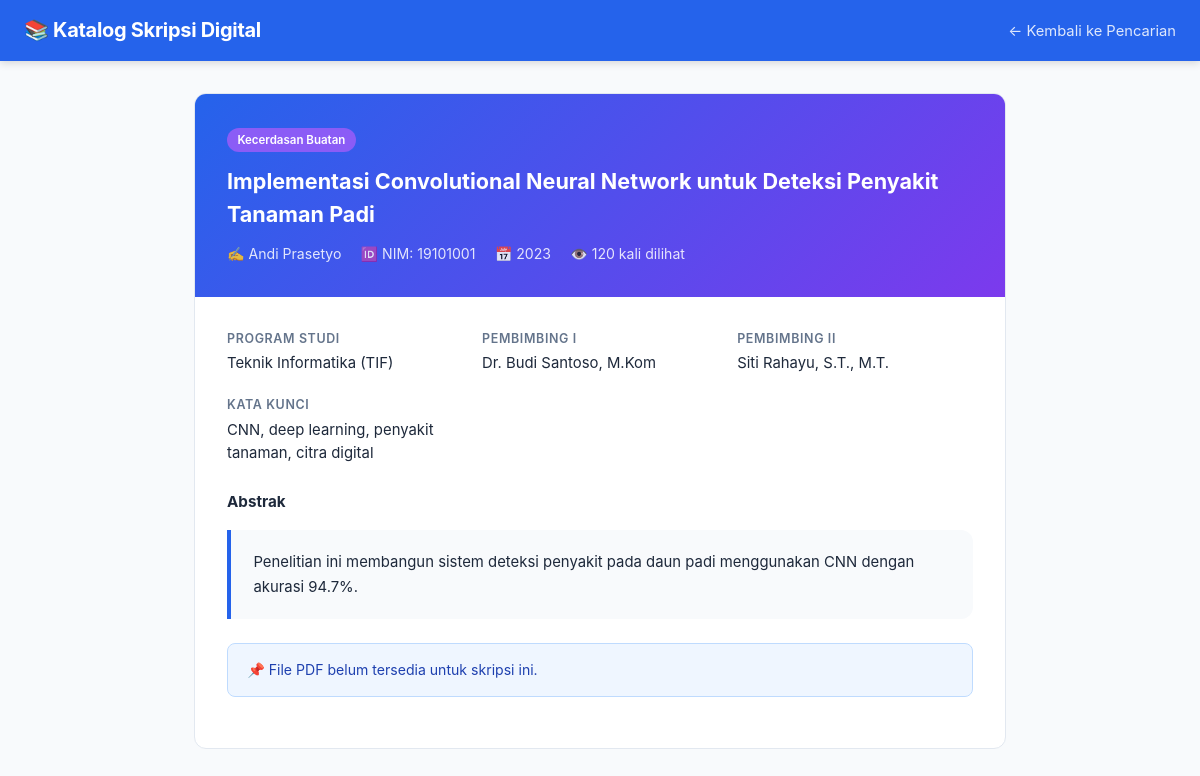
Screenshot of /detail.php?id=1 with the database file from the repository.
### tables this page shows
CREATE TABLE IF NOT EXISTS skripsi (
  id                INT UNSIGNED AUTO_INCREMENT PRIMARY KEY,
  nim               VARCHAR(20)  NOT NULL UNIQUE   COMMENT 'NIM unik—cegah duplikasi (Risiko 2)',
  nama_penulis      VARCHAR(150) NOT NULL,
  judul             VARCHAR(500) NOT NULL,
  judul_hash        CHAR(64) GENERATED ALWAYS AS (SHA2(LOWER(TRIM(judul)), 256)) STORED
                    COMMENT 'Hash untuk deteksi duplikasi judul (Risiko 2)',
  abstrak           TEXT,
  kata_kunci        VARCHAR(500) COMMENT 'Dipisah koma, di-index (Risiko 3)',
  tahun_lulus       YEAR        NOT NULL,
  program_studi_id  INT UNSIGNED NOT NULL,
  kategori_id       INT UNSIGNED,
  dosen_pembimbing1_id INT UNSIGNED,
  dosen_pembimbing2_id INT UNSIGNED,
  file_pdf          VARCHAR(255) COMMENT 'Path relatif file PDF',
  ukuran_file_kb    INT UNSIGNED COMMENT 'KB — maks 10240 (10MB) (Risiko 1)',
  status            ENUM('aktif','arsip','dihapus') DEFAULT 'aktif',
  view_count        INT UNSIGNED DEFAULT 0,
  created_at        TIMESTAMP DEFAULT CURRENT_TIMESTAMP,
  updated_at        TIMESTAMP DEFAULT CURRENT_TIMESTAMP ON UPDATE CURRENT_TIMESTAMP,

  CONSTRAINT fk_skripsi_prodi
    FOREIGN KEY (program_studi_id) REFERENCES program_studi(id) ON DELETE RESTRICT,
  CONSTRAINT fk_skripsi_kategori
    FOREIGN KEY (kategori_id) REFERENCES kategori(id) ON DELETE SET NULL,
  CONSTRAINT fk_skripsi_dosen1
    FOREIGN KEY (dosen_pembimbing1_id) REFERENCES dosen(id) ON DELETE SET NULL,
  CONSTRAINT fk_skripsi_dosen2
    FOREIGN KEY (dosen_pembimbing2_id) REFERENCES dosen(id) ON DELETE SET NULL
);

CREATE TABLE IF NOT EXISTS kategori (
  id          INT UNSIGNED AUTO_INCREMENT PRIMARY KEY,
  nama        VARCHAR(100) NOT NULL,
  slug        VARCHAR(120) NOT NULL UNIQUE,
  deskripsi   TEXT,
  warna_hex   VARCHAR(7) DEFAULT '#3B82F6' COMMENT 'Warna badge kategori',
  created_at  TIMESTAMP DEFAULT CURRENT_TIMESTAMP,
  updated_at  TIMESTAMP DEFAULT CURRENT_TIMESTAMP ON UPDATE CURRENT_TIMESTAMP
);

CREATE TABLE IF NOT EXISTS program_studi (
  id        INT UNSIGNED AUTO_INCREMENT PRIMARY KEY,
  kode      VARCHAR(20)  NOT NULL UNIQUE,
  nama      VARCHAR(100) NOT NULL,
  fakultas  VARCHAR(100),
  created_at TIMESTAMP DEFAULT CURRENT_TIMESTAMP
);

CREATE TABLE IF NOT EXISTS dosen (
  id          INT UNSIGNED AUTO_INCREMENT PRIMARY KEY,
  nip         VARCHAR(30) UNIQUE,
  nama        VARCHAR(150) NOT NULL,
  email       VARCHAR(100),
  created_at  TIMESTAMP DEFAULT CURRENT_TIMESTAMP
);

### includes/functions.php (called while the page is built, shortened)
<?php
function e(string $s): string {
    return htmlspecialchars($s, ENT_QUOTES | ENT_SUBSTITUTE, 'UTF-8');
}
function getSkripsiById(int $id): ?array {
    $db   = getDB();
    $stmt = $db->prepare(
        "SELECT s.*, p.nama AS prodi, p.kode AS kode_prodi,
                k.nama AS kategori, k.warna_hex,
                d1.nama AS pembimbing1, d2.nama AS pembimbing2
         FROM skripsi s
         LEFT JOIN program_studi p ON p.id = s.program_studi_id
         LEFT JOIN kategori      k ON k.id = s.kategori_id
         LEFT JOIN dosen        d1 ON d1.id = s.dosen_pembimbing1_id
         LEFT JOIN dosen        d2 ON d2.id = s.dosen_pembimbing2_id
         WHERE s.id = ? AND s.status = 'aktif' LIMIT 1"
    );
    $stmt->execute([$id]);
    return $stmt->fetch() ?: null;
}

### detail.php (the view, shortened to what this page needs)
<?php
require_once __DIR__ . '/includes/functions.php';
$id = (int)($_GET['id'] ?? 0);
$skripsi = getSkripsiById($id);
?>
<!DOCTYPE html>
<html lang="id">
<head>
<link rel="stylesheet" href="assets/css/style.css">
</head>
<body>
<nav class="navbar">
  <a class="navbar-brand" href="index.php">📚 <?= APP_NAME ?></a>
  <div class="nav-links">
    <a href="index.php">← Kembali ke Pencarian</a>
  </div>
</nav>
<div class="detail-container">
  <div class="detail-card">
    <div class="detail-header">
      <?php if ($skripsi['kategori']): ?>
      <span class="card-badge" style="background:<?= e($skripsi['warna_hex']) ?>;margin-bottom:.8rem;display:inline-block">
        <?= e($skripsi['kategori']) ?>
      </span>
      <?php endif ?>
      <h1><?= e($skripsi['judul']) ?></h1>
      <div style="display:flex;gap:1.2rem;flex-wrap:wrap;margin-top:.8rem;font-size:.88rem;opacity:.85">
        <span>✍️ <?= e($skripsi['nama_penulis']) ?></span>
        <span>🆔 NIM: <?= e($skripsi['nim']) ?></span>
        <span>📅 <?= $skripsi['tahun_lulus'] ?></span>
        <span>👁️ <?= number_format($skripsi['view_count']) ?> kali dilihat</span>
      </div>
    </div>
    <div class="detail-body">
      <div class="detail-grid">
        <div class="detail-field">
          <label>Program Studi</label>
          <p><?= e($skripsi['prodi'] . ' (' . $skripsi['kode_prodi'] . ')') ?></p>
        </div>
        <?php if ($skripsi['pembimbing1']): ?>
        <div class="detail-field">
          <label>Pembimbing I</label>
          <p><?= e($skripsi['pembimbing1']) ?></p>
        </div>
        <?php endif ?>
        <?php if ($skripsi['pembimbing2']): ?>
        <div class="detail-field">
          <label>Pembimbing II</label>
          <p><?= e($skripsi['pembimbing2']) ?></p>
        </div>
        <?php endif ?>
        <?php if ($skripsi['kata_kunci']): ?>
        <div class="detail-field">
          <label>Kata Kunci</label>
          <p><?= e($skripsi['kata_kunci']) ?></p>
        </div>
        <?php endif ?>
      </div>
      <?php if ($skripsi['abstrak']): ?>
      <h3 style="font-size:.95rem;margin-bottom:.5rem;font-weight:700">Abstrak</h3>
      <div class="abstrak-box"><?= nl2br(e($skripsi['abstrak'])) ?></div>
      <?php endif ?>
      <?php if ($skripsi['file_pdf']): ?>
      <div style="margin-top:2rem">
        <h3 style="font-size:.95rem;font-weight:700;margin-bottom:.8rem">📄 Preview Abstrak PDF</h3>
        <p style="font-size:.82rem;color:var(--text-muted);margin-bottom:.8rem">
          Menampilkan preview PDF langsung di browser tanpa perlu mengunduh.
        </p>
        <iframe class="pdf-viewer"
                src="viewer.php?id=<?= $id ?>"
                title="Preview PDF Skripsi">
        </iframe>
        <p style="font-size:.78rem;color:var(--text-muted);margin-top:.5rem">
          Ukuran file: <?= number_format($skripsi['ukuran_file_kb']) ?> KB
        </p>
      </div>
      <?php else: ?>
      <div class="alert alert-info" style="margin-top:1.5rem">
        📌 File PDF belum tersedia untuk skripsi ini.
      </div>
      <?php endif ?>
    </div>
  </div>
</div>
</body>
</html>

### assets/css/style.css (style rules this page uses)
:root { --primary: #2563EB; --primary-dark: #1D4ED8; --secondary: #64748B; --success: #10B981; --danger: #EF4444; --bg: #F8FAFC; --card-bg: #FFFFFF; --border: #E2E8F0; --text: #1E293B; --text-muted: #64748B; --radius: 12px; --shadow: 0 1px 3px rgba(0,0,0,.08), 0 4px 12px rgba(0,0,0,.06); }
*, *::before, *::after { box-sizing: border-box; margin: 0; padding: 0; }
html { scroll-behavior: smooth; }
body { font-family: 'Inter', system-ui, sans-serif; background: var(--bg); color: var(--text); line-height: 1.6; }
a { color: var(--primary); text-decoration: none; }
.navbar { background: var(--primary); padding: .9rem 1.5rem; display: flex; align-items: center; justify-content: space-between; position: sticky; top: 0; z-index: 100; box-shadow: 0 2px 8px rgba(0,0,0,.15); }
.navbar-brand { color: #fff; font-size: 1.25rem; font-weight: 700; letter-spacing: -.3px; }
.nav-links a { color: rgba(255,255,255,.85); margin-left: 1.2rem; font-size: .92rem; transition: color .2s; }
.card-badge { display: inline-block; font-size: .72rem; font-weight: 600; padding: .2rem .65rem; border-radius: 50px; color: #fff; margin-bottom: .2rem; }
.detail-container { max-width: 860px; margin: 2rem auto; padding: 0 1.5rem; }
.detail-card { background: var(--card-bg); border: 1px solid var(--border); border-radius: var(--radius); overflow: hidden; }
.detail-header { background: linear-gradient(135deg, var(--primary), #7C3AED); color: #fff; padding: 2rem; }
.detail-header h1 { font-size: 1.35rem; line-height: 1.5; margin-bottom: .8rem; }
.detail-body { padding: 2rem; }
.detail-grid { display: grid; grid-template-columns: repeat(auto-fill, minmax(200px, 1fr)); gap: 1.2rem; margin-bottom: 1.5rem; }
.detail-field label { font-size: .78rem; font-weight: 600; color: var(--text-muted); text-transform: uppercase; letter-spacing: .05em; display: block; margin-bottom: .2rem; }
.detail-field p { font-size: .93rem; color: var(--text); }
.abstrak-box { background: var(--bg); border-left: 4px solid var(--primary); padding: 1.2rem 1.4rem; border-radius: 0 var(--radius) var(--radius) 0; font-size: .93rem; line-height: 1.7; margin-top: 1rem; }
.alert { padding: .9rem 1.2rem; border-radius: 8px; font-size: .88rem; margin-bottom: 1.2rem; }
.alert-info { background: #EFF6FF; border: 1px solid #BFDBFE; color: #1E40AF; }

### rows the page displays
skripsi: kategori.nama "Kecerdasan Buatan", judul "Implementasi Convolutional Neural Network untuk Deteksi Penyakit Tanaman Padi", nama_penulis "Andi Prasetyo", nim "19101001", tahun_lulus "2023", view_count "120", program_studi.kode "Teknik Informatika (TIF)", dosen_pembimbing1.nama "Dr. Budi Santoso, M.Kom", dosen_pembimbing2.nama "Siti Rahayu, S.T., M.T.", kata_kunci "CNN, deep learning, penyakit tanaman, citra digital", abstrak "Penelitian ini membangun sistem deteksi penyakit pada daun padi menggunakan CNN dengan akurasi 94.7%."

### other values shown
APP_NAME "Katalog Skripsi Digital"
